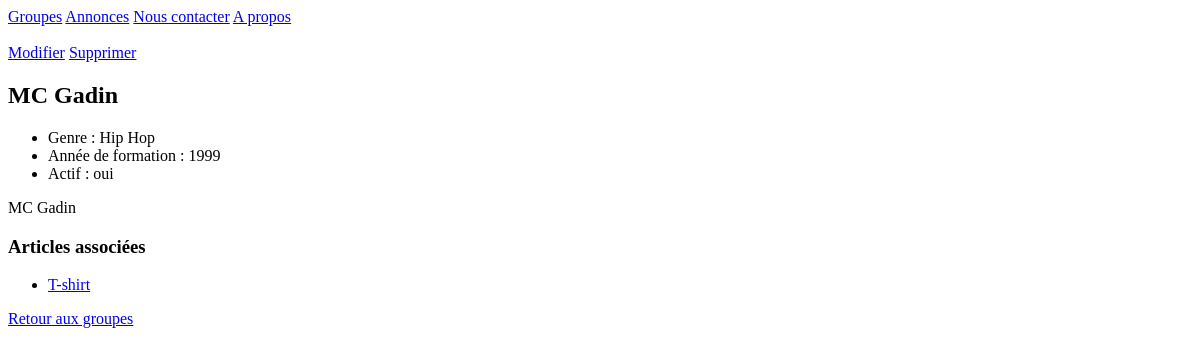
The page /bands/1/ on the database as committed earlier.
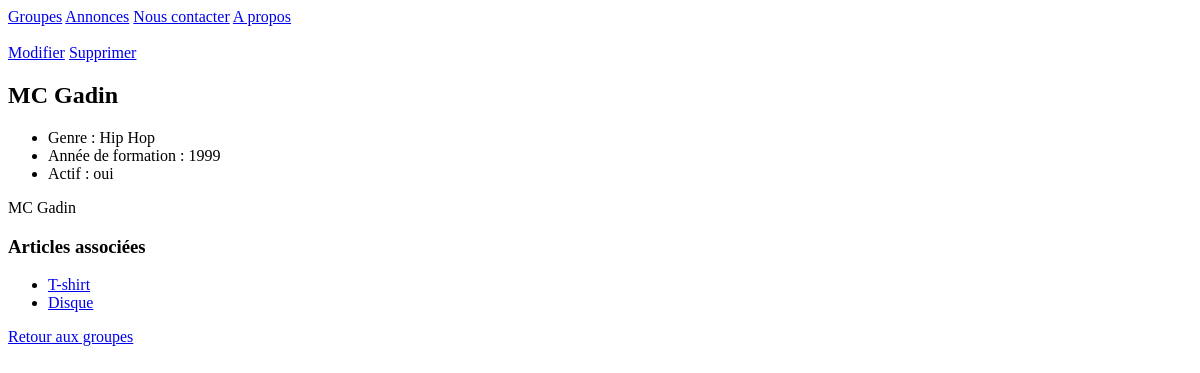
The same page on the database as committed later.
### listings/models.py (models this page shows)
class Listing(models.Model):
    class Type(models.TextChoices):
        Records = 'RE'
        Clothing = 'CL'
        Posters = 'PO'
        Miscellaneous = 'MI'
    title = models.fields.CharField(max_length=100) # Titre de l'annonce -> longueur max de 100
    description = models.fields.CharField(max_length=500) # Description de l'article vendu -> longueur max de 500
    sold = models.fields.BooleanField(default=False) # Indique si l'objet a était vendu ou non -> false par défaut
    year = models.fields.IntegerField(
        validators=[MinValueValidator(1900), MaxValueValidator(2023)],
        null=True
    ) # Année de l'article -> valeur min et max & peut être null
    type = models.fields.CharField(choices=Type.choices, max_length=2) # Type de l'article -> type défini dans le choix
    band = models.ForeignKey(Band, null=True, on_delete=models.SET_NULL) # Mise en place clé étrangère avec modèle Band, null pour dire qu'une annonce peut être lié à aucun groupe, on_delete change l'état de la clé lorsque le groupe lié est supprimé

### listings/views.py (the view)
# urls.py: path('bands/<int:id>/', views.band_detail, name='band-detail'), # URL pour un groupe précis
def band_detail(request, id):
    band = Band.objects.get(id=id)
    listings_for_band = Listing.objects.filter(band__id=band.id)
    print(listings_for_band.count())
    return render(request,
                  'listings/band_detail.html',
                  {'band': band, 'listings_for_band': listings_for_band})

### listings/templates/listings/band_detail.html (shortened to what this page needs)
{% extends 'listings/base.html' %}
{% block content %}
<br>
<a href="{% url 'band-update' band.id %}">Modifier</a>
<a href="{% url 'band-delete' band.id %}">Supprimer</a>
<h2>{{ band.name }}</h2>
<ul>
 <li>Genre : {{ band.get_genre_display }}</li>
 <li>Année de formation : {{ band.year_formed }}</li>
 <li>Actif : {{ band.active|yesno }}</li>
</ul>
<p>{{ band.biography }}</p>
{% if listings_for_band.count > 0 %}
<h3>Articles associées</h3>
<ul>
    {% for listing in listings_for_band %}
    <li><a href="{% url 'listing-detail' listing.id %}">{{ listing.title }}</a></li>
    {% endfor %}
</ul>
{% endif %}
<a href="{% url 'band-list' %}">Retour aux groupes</a>
{% endblock %}

Rows that differ between the two databases and show on the page:
added Listing: title "Disque"
